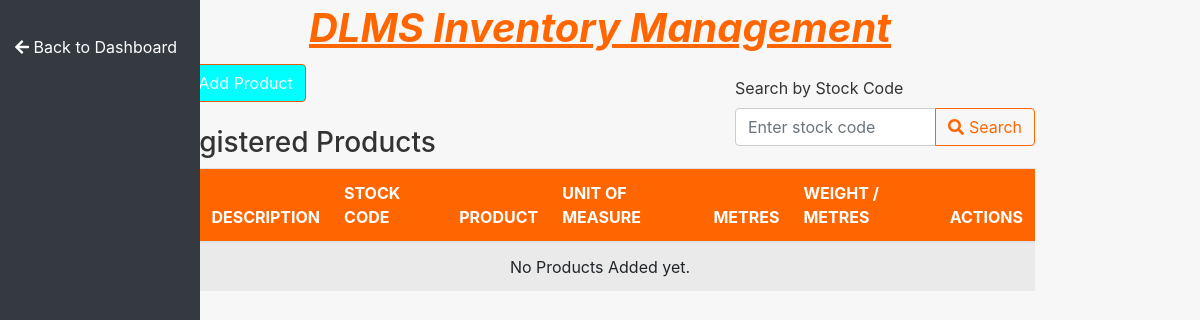
Before: /inventory.php with the older database file.
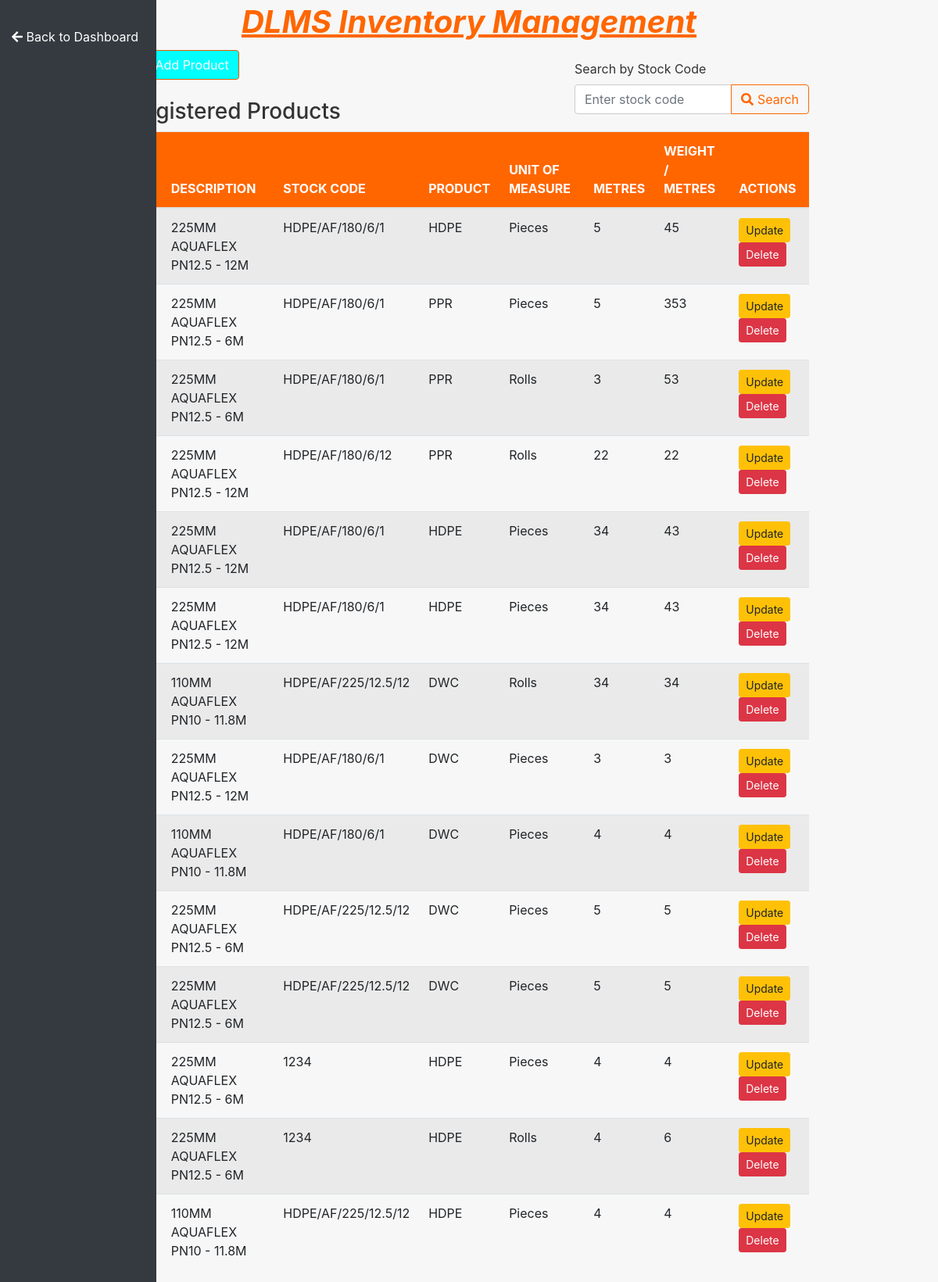
After: the same page with the newer database file.
### tables this page shows
CREATE TABLE `inventorys` (
  `id` int(100) NOT NULL,
  `product_description` varchar(100) NOT NULL,
  `stock_code` varchar(100) NOT NULL,
  `product` varchar(100) NOT NULL,
  `unit_of_measure` text NOT NULL,
  `metres` decimal(60,0) NOT NULL,
  `weight_per_metre` decimal(60,0) NOT NULL
);

### inventory.php (the view, shortened to what this page needs)
<?php
include 'connection.php';
$result = $conn->query("SELECT * FROM inventorys");
if ($result) {
  $inventorys = $result->fetch_all(MYSQLI_ASSOC);
}
?>
<!DOCTYPE html>
<html lang="en">
<head>
  <link rel="stylesheet" href="https://stackpath.bootstrapcdn.com/bootstrap/4.5.2/css/bootstrap.min.css">
  <link rel="stylesheet" href="css/inventory.css">
</head>
<body>
<div class="sidebar">
    <a href="dashboard.php"><i class="fas fa-arrow-left"></i> Back to Dashboard</a>
</div>
  <div class="container-fluid mt-1 col-md-9">
    <h1 class="text-center"><b><u><i>DLMS Inventory Management</b></u></i></h1>
    <div class="form-group mt-3" style="width: 300px; float: right;">
      <label for="search-bar">Search by Stock Code</label>
      <div class="input-group">
        <input type="text" class="form-control" id="search-bar" placeholder="Enter stock code">
        <div class="input-group-append">
          <button class="btn btn-outline-secondary" type="button" id="searchButton">
            <i class="fas fa-search"></i> Search
          </button>
        </div>
      </div>
    </div>
    <button id="showAddProductFormBtn" class="btn btn-primary mb-12 mt-1" data-toggle="modal" data-target="#addProductModal">
      <i class="fas fa-plus-circle"></i> Add Product
    </button>
    <div class="mt-4">
    <h3>Registered Products</h3>
    <table class="table table-striped">
        <thead>
            <tr>
                <th scope="col">#</th>
                <th scope="col">DESCRIPTION</th>
                <th scope="col">STOCK CODE</th>
                <th scope="col">PRODUCT</th>
                <th scope="col">UNIT OF MEASURE</th>
                <th scope="col">METRES</th>
                <th scope="col">WEIGHT / METRES</th>
                <th scope="col">ACTIONS</th>
            </tr>
        </thead>
        <tbody>
            <?php if (!empty($inventorys)): ?>
                <?php foreach ($inventorys as $index => $inventory): ?>
                    <tr>
                        <th scope="row"><?= $index + 1 ?></th>
                        <td><?= htmlspecialchars($inventory['product_description']) ?></td>
                        <td><?= htmlspecialchars($inventory['stock_code']) ?></td>
                        <td><?= htmlspecialchars($inventory['product']) ?></td>
                        <td><?= htmlspecialchars($inventory['unit_of_measure']) ?></td>
                        <td><?= htmlspecialchars($inventory['metres']) ?></td>
                        <td><?= htmlspecialchars($inventory['weight_per_metre']) ?></td>
                        <td>
                            <a href="update_inventory.php?id=<?= $inventory['id'] ?>" class="btn btn-warning btn-sm">Update</a>
                            <a href="delete_inventory.php?id=<?= $inventory['id'] ?>" class="btn btn-danger btn-sm">Delete</a>
                        </td>
                    </tr>
                <?php endforeach; ?>
            <?php else: ?>
                <tr>
                    <td colspan="8" class="text-center">No Products Added yet.</td>
                </tr>
            <?php endif; ?>
        </tbody>
    </table>
</div>
</body>
</html>

Changed rows visible on the page:
added inventorys: product_description "225MM AQUAFLEX PN12.5 - 12M", stock_code "HDPE/AF/180/6/1", product "HDPE", unit_of_measure "Pieces", metres "5", weight_per_metre "45"
added inventorys: product_description "225MM AQUAFLEX PN12.5 - 6M", stock_code "HDPE/AF/180/6/1", product "PPR", unit_of_measure "Pieces", metres "5", weight_per_metre "353"
added inventorys: product_description "225MM AQUAFLEX PN12.5 - 6M", stock_code "HDPE/AF/180/6/1", product "PPR", unit_of_measure "Rolls", metres "3", weight_per_metre "53"
added inventorys: product_description "225MM AQUAFLEX PN12.5 - 12M", stock_code "HDPE/AF/180/6/12", product "PPR", unit_of_measure "Rolls", metres "22", weight_per_metre "22"
added inventorys: product_description "225MM AQUAFLEX PN12.5 - 12M", stock_code "HDPE/AF/180/6/1", product "HDPE", unit_of_measure "Pieces", metres "34", weight_per_metre "43"
added inventorys: product_description "225MM AQUAFLEX PN12.5 - 12M", stock_code "HDPE/AF/180/6/1", product "HDPE", unit_of_measure "Pieces", metres "34", weight_per_metre "43"
added inventorys: product_description "110MM AQUAFLEX PN10 - 11.8M", stock_code "HDPE/AF/225/12.5/12", product "DWC", unit_of_measure "Rolls", metres "34", weight_per_metre "34"
added inventorys: product_description "225MM AQUAFLEX PN12.5 - 12M", stock_code "HDPE/AF/180/6/1", product "DWC", unit_of_measure "Pieces", metres "3", weight_per_metre "3"
added inventorys: product_description "110MM AQUAFLEX PN10 - 11.8M", stock_code "HDPE/AF/180/6/1", product "DWC", unit_of_measure "Pieces", metres "4", weight_per_metre "4"
added inventorys: product_description "225MM AQUAFLEX PN12.5 - 6M", stock_code "HDPE/AF/225/12.5/12", product "DWC", unit_of_measure "Pieces", metres "5", weight_per_metre "5"
added inventorys: product_description "225MM AQUAFLEX PN12.5 - 6M", stock_code "HDPE/AF/225/12.5/12", product "DWC", unit_of_measure "Pieces", metres "5", weight_per_metre "5"
added inventorys: product_description "225MM AQUAFLEX PN12.5 - 6M", stock_code "1234", product "HDPE", unit_of_measure "Pieces", metres "4", weight_per_metre "4"
added inventorys: product_description "225MM AQUAFLEX PN12.5 - 6M", stock_code "1234", product "HDPE", unit_of_measure "Rolls", metres "4", weight_per_metre "6"
added inventorys: product_description "110MM AQUAFLEX PN10 - 11.8M", stock_code "HDPE/AF/225/12.5/12", product "HDPE", unit_of_measure "Pieces", metres "4", weight_per_metre "4"
Other visible differences:
text no longer shown: "No Products Added yet."
